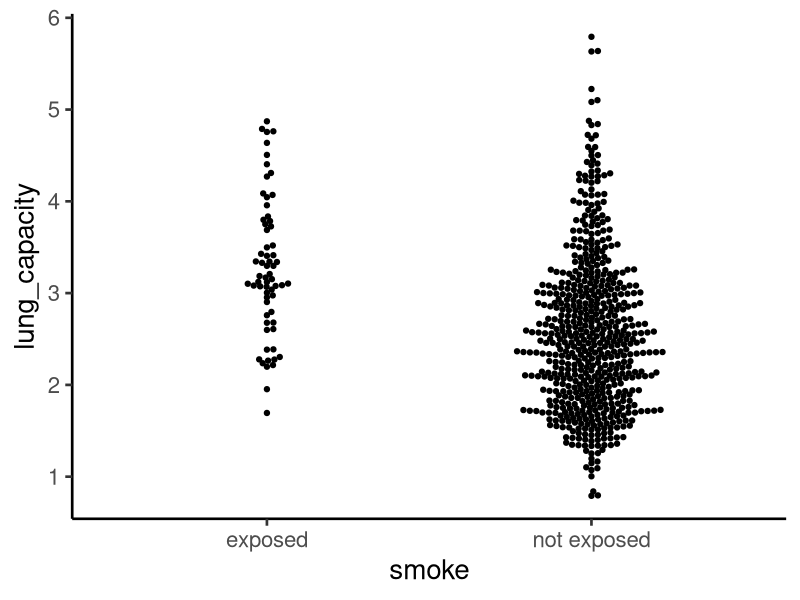
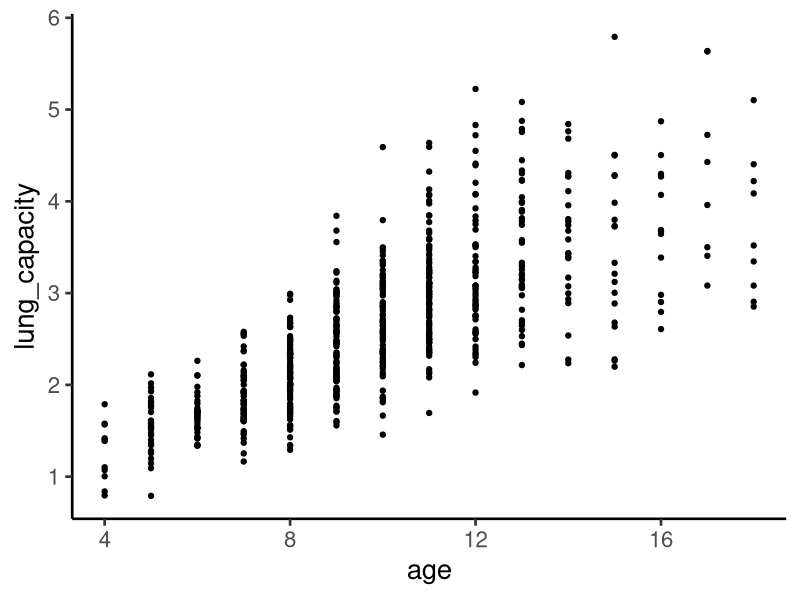
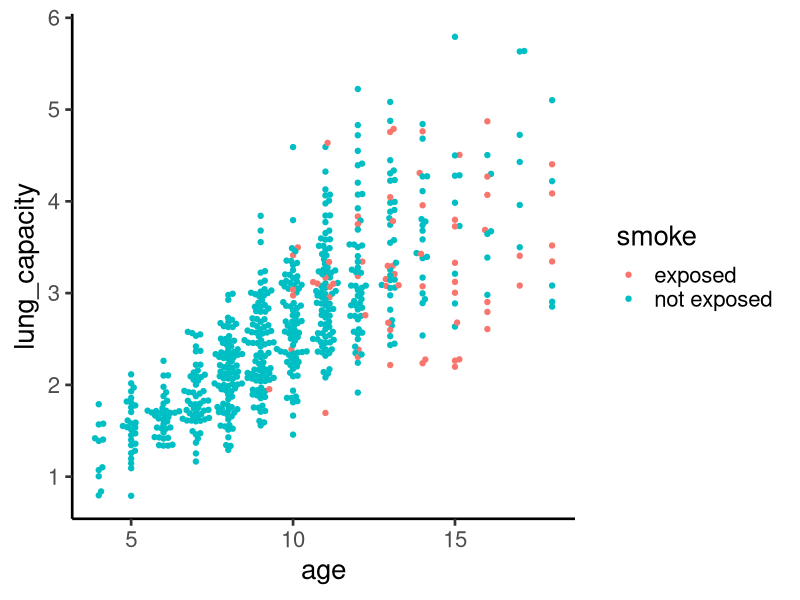
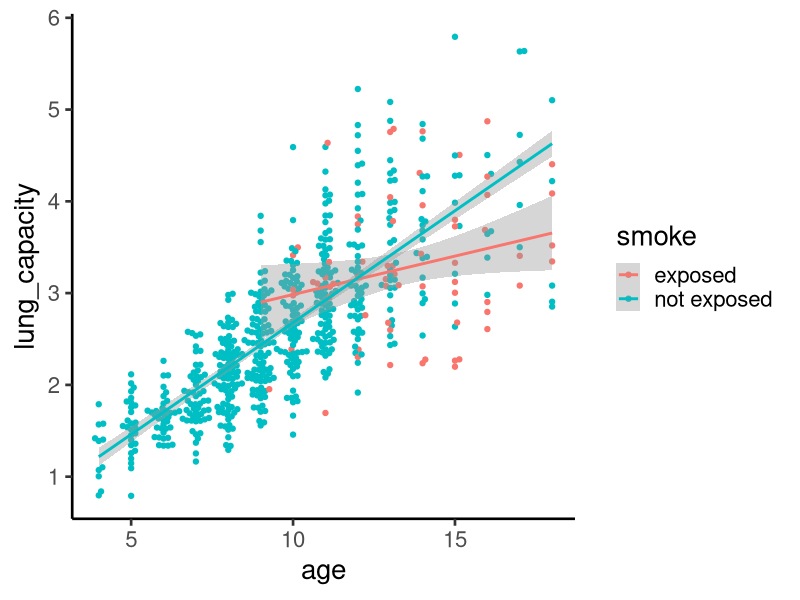
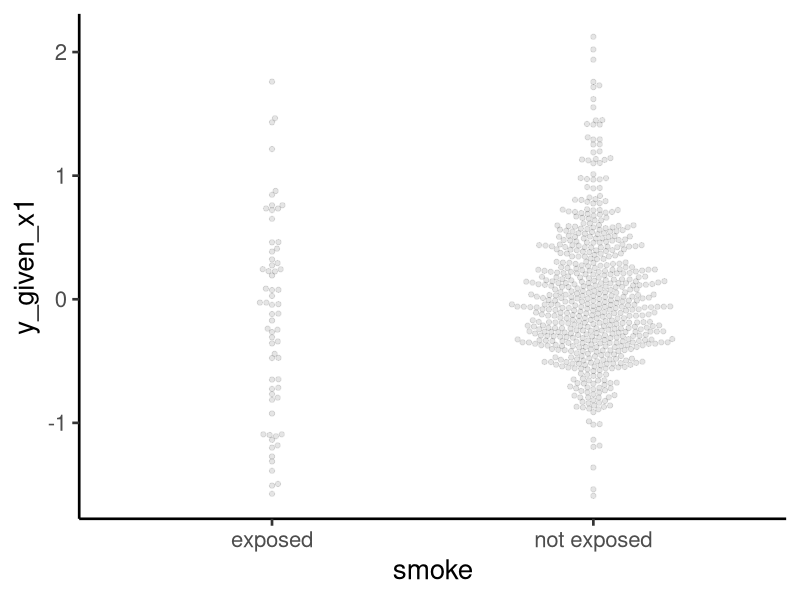
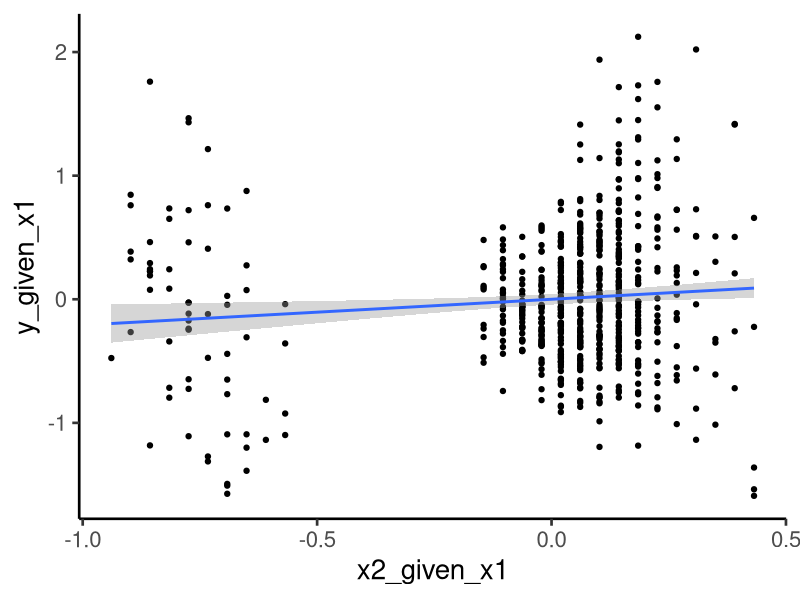
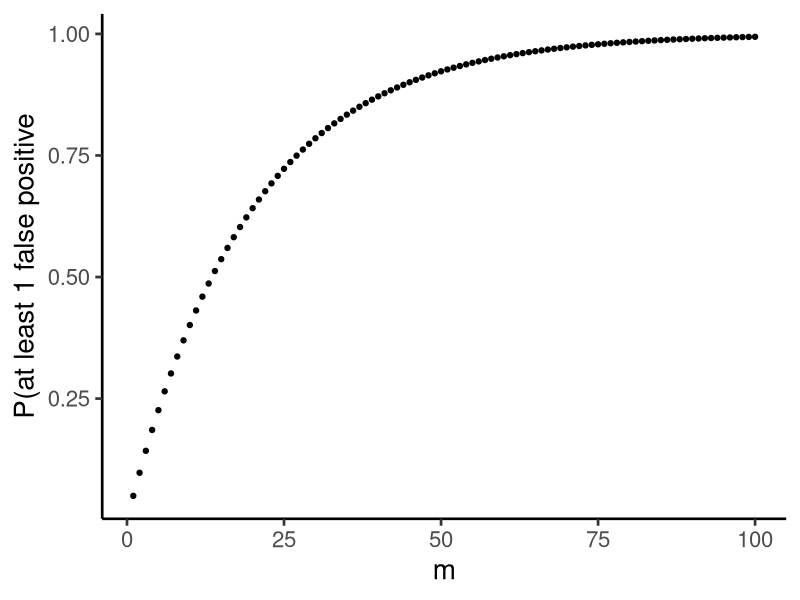
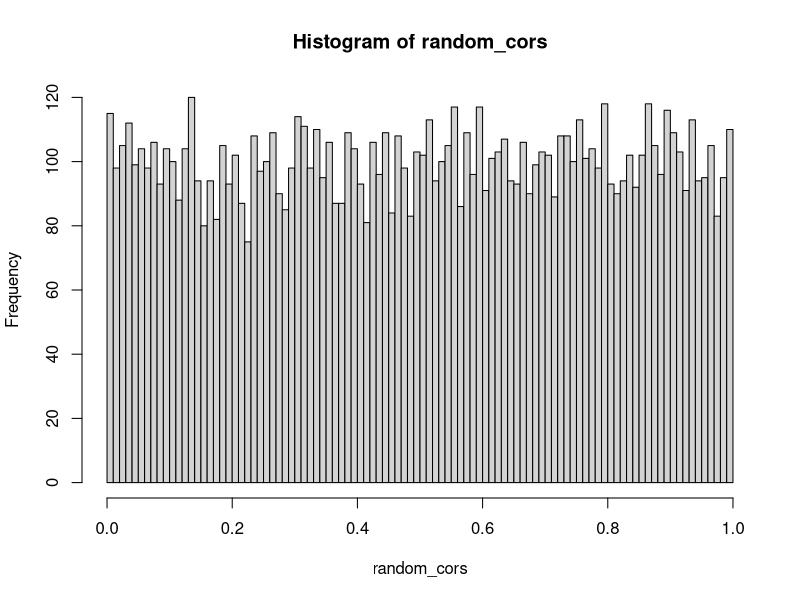

Write the R code that produced these figures, in order.
## ---- chunk 1
library(tidyverse)

theme_set(theme_classic(base_size = 20)) 
## ---- chunk 2
smoking=read_csv("smoking_data.csv")

library(skimr)
smoking %>% skim()

library(ggbeeswarm)
smoking %>%
  ggplot(aes(x=smoke,y=lung_capacity))+
  geom_beeswarm()
## ---- chunk 3
smoking %>%
  ggplot(aes(x=age,y=lung_capacity))+
  geom_point()

smoking %>%
  ggplot(aes(x=age,y=lung_capacity,col=smoke))+
  geom_beeswarm()

smoking %>%
  ggplot(aes(x=age,y=lung_capacity,col=smoke))+
  geom_beeswarm()+
  stat_smooth(method="lm")
## ---- chunk 4
model1=lm(formula = lung_capacity ~ smoke, data = smoking)

model2=lm(formula = lung_capacity ~ age + smoke, data = smoking)

library(broom)
tidy(model1)
tidy(model2)
## ---- chunk 5
#1 plot smoking variable vs. residuals of a model excluding smoking
## note that this doesn't always work well for visualization, but at least the x-axis is interpretable
y_given_x1=resid(lm(lung_capacity ~ age, data = smoking))
tibble(smoke=smoking$smoke,y_given_x1=y_given_x1) %>%
  ggplot(aes(x=smoke,y=y_given_x1))+
  geom_beeswarm(alpha=0.1)

#2 partial residuals, this usually works, but the x-axis can sometimes be less interpretable. 
smoking$smoke_integer=as.numeric(as.factor(smoking$smoke))
head(smoking$smoke_integer)
x2_given_x1=resid(lm(smoke_integer ~ age, data = smoking))
y_given_x1=resid(lm(lung_capacity ~ age, data = smoking))

tibble(x2_given_x1,y_given_x1) %>%
  ggplot(aes(x=x2_given_x1,y=y_given_x1))+
  geom_point()+
  stat_smooth(method="lm")

## ---- chunk 6
m=seq(1:100)
one_error=1 - (1 - 0.05)^seq(1,100)
qplot(m,one_error,xlab="m",ylab="P(at least 1 false positive")
## ---- chunk 7
set.seed(10)
x=rnorm(100)
y=rnorm(100)
cor.test(x,y)
cor.test(x,y)$p.val
## ---- chunk 8
set.seed(10)
random_cors=Reduce(c,lapply(1:10000,function(iter){
  x=rnorm(100)
  y=rnorm(100)
  correlation=cor.test(x,y)$p.val
  return(correlation)
}))

hist(random_cors,100)

##what proportion have p<0.05?
sum(random_cors<0.05)/10000
## ---- chunk 9
set.seed(10)
x <- c(rnorm(900), rnorm(100, mean = 3)) 
## ---- chunk 10
p <- pnorm(x, lower.tail = F)

test = p > 0.05
summary(test[1:900])
summary(test[901:1000])
## ---- chunk 11
bonftest = p > 0.00005
summary(bonftest[1:900])
summary(bonftest[901:1000])
## ---- chunk 12
prank <- rank(p) ##rank p-values
bh_fdr=p*length(prank)/prank

bhtest= bh_fdr > 0.05
summary(bhtest[1:900])
summary(bhtest[901:1000])

## can get this from the p.adjust function as well
bh_fdr[990:1000]
p.adjust(p,method="BH")[990:1000]

plot(bh_fdr[990:1000],p.adjust(p,method="BH")[990:1000],xlab="BH by hand",ylab="BH by p.adjust")
abline(0,1)
## ---- chunk 13
set.seed(100)
x = c(rnorm(9000), rnorm(1000, mean = 1)) 
pvalues= pnorm(x, lower.tail = F)
p_tibble=tibble(pvalue=pvalues,outcome=c(rep("null",9000),rep("alternative",1000)))

## ---- chunk 14
hist(pvalues[1:9000],50)
## ---- chunk 15
hist(pvalues[9001:10000],50)
## ---- chunk 16
hist(pvalues,50)
## ---- chunk 17
